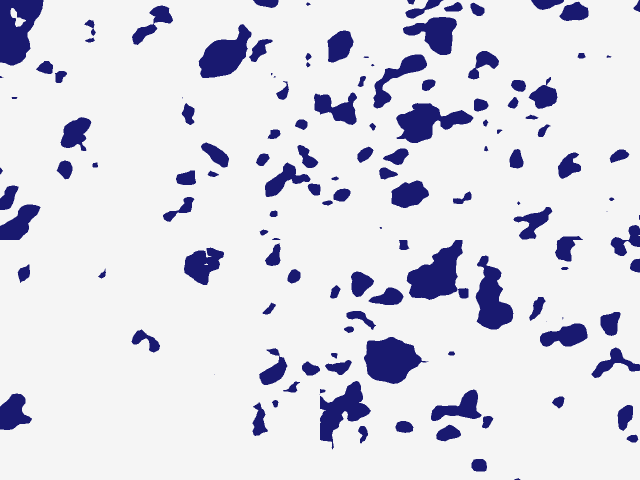
#> input picture 90 rotation/result with 90 rotation/10C3_2.png, 1280 x 960 px, given in place of 2C3_0_01.png, which was not available (shown at 1/2 size)
$ python show_pic.py
#> lines starting #> are read from the running program, lines starting #| are printed output that depends on the picture
### code/fcn/tools/read_image.py
import os
import numpy as np
import matplotlib.pyplot as plt

# [14 lines left out: function readImage, not called in this run]

def pixel_hist(image):
    '''
    绘制图像像素直方图
    image:(c,h,w)图像
    label:(h,w)
    '''
    if len(image.shape) > 2: # image (3 x 960 x 1280)
        fig, axs = plt.subplots(image.shape[2], 1)
        for i in range(image.shape[2]):
            num_dict = image[:, :,i].flatten()
            axs[i].hist(num_dict, bins='auto')
        plt.show()
    else:  # label (960 x 1280)
        fig, axs = plt.subplots()
        num_dict = image.flatten()
        axs.hist(num_dict, bins='auto')
        plt.show()


''' 验证程序 '''
# [18 lines that do not run on import are left out]

### code/fcn/tools/show_pic.py
'''
    用来显示图片和统计图像像素值分布
'''

import matplotlib.pyplot as plt
from tools.read_image import pixel_hist
import imageio

image = imageio.imread('/root/Dataset/train_val/train/masks/2C3_0_01.png')
#> image is the input picture: shape (960, 1280, 3); mean R, G, B 218.5, 218.5, 229


plt.imshow(image)
plt.show()
pixel_hist(image)
#> in pixel_hist, `plt.show()`:
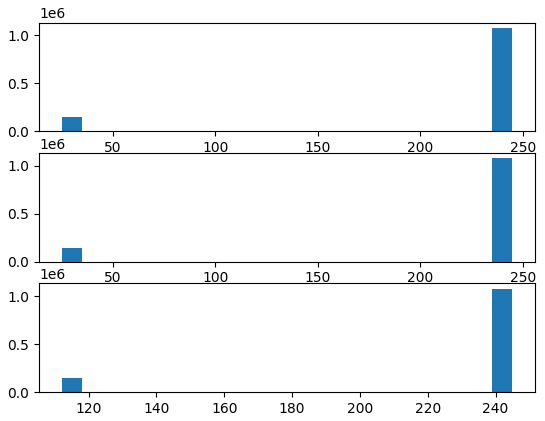
#> figure drawn by matplotlib, 3 panels; panel 1: tallest bar 1080594 high, from x = 235 to 245; panel 2: tallest bar 1080594 high, from x = 235 to 245; panel 3: tallest bar 1080594 high, from x = 239 to 245
# [5 lines of commented-out code are left out]

$ run again, on 90 rotation/result with 90 rotation/10C3_3.png
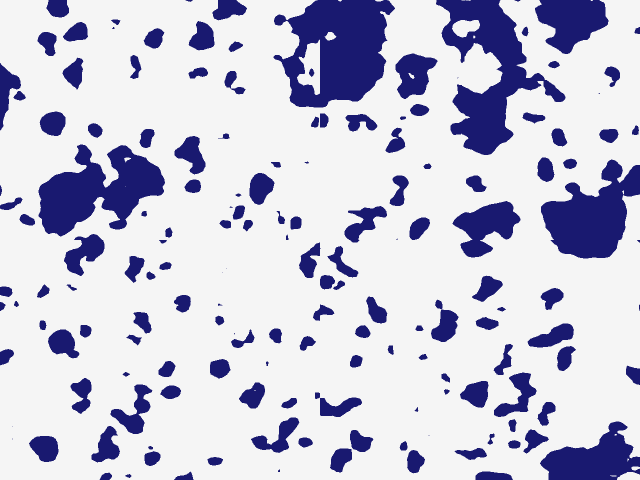
#> input picture 90 rotation/result with 90 rotation/10C3_3.png, 1280 x 960 px, given in place of 2C3_0_01.png, which was not available (shown at 1/2 size)
#> image is the input picture: shape (960, 1280, 3); mean R, G, B 198.1, 198.1, 216.6
#> in pixel_hist, `plt.show()`:
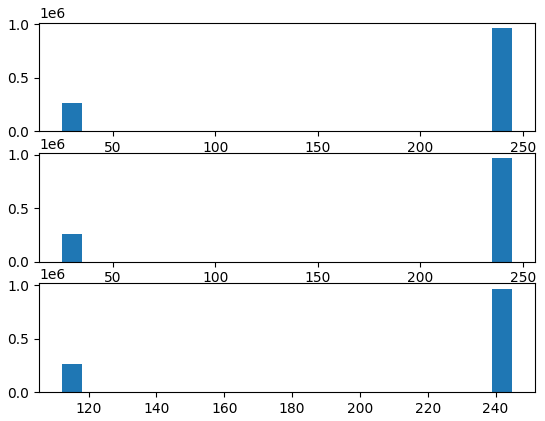
#> figure drawn by matplotlib, 3 panels; panel 1: tallest bar 966806 high, from x = 235 to 245; panel 2: tallest bar 966806 high, from x = 235 to 245; panel 3: tallest bar 966806 high, from x = 239 to 245

$ run again, on 90 rotation/result with 90 rotation/2C3_1.png
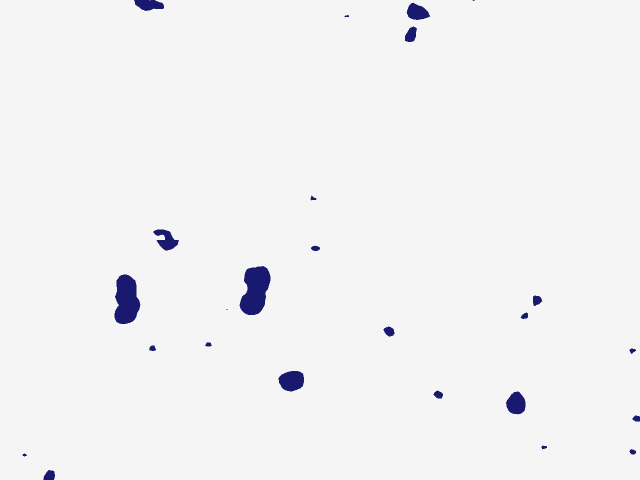
#> input picture 90 rotation/result with 90 rotation/2C3_1.png, 1280 x 960 px, given in place of 2C3_0_01.png, which was not available (shown at 1/2 size)
#> image is the input picture: shape (960, 1280, 3); mean R, G, B 242, 242, 243.2
#> in pixel_hist, `plt.show()`:
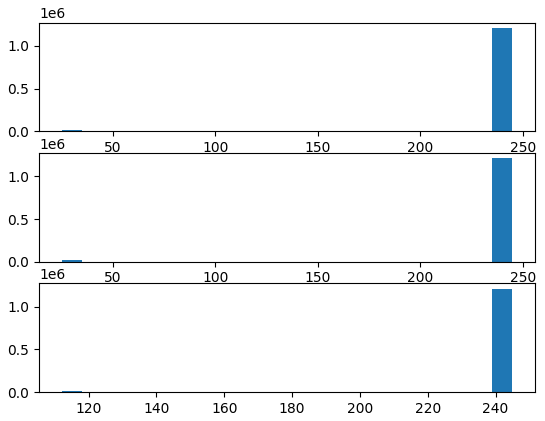
#> figure drawn by matplotlib, 3 panels; panel 1: tallest bar 1211809 high, from x = 235 to 245; panel 2: tallest bar 1211809 high, from x = 235 to 245; panel 3: tallest bar 1211809 high, from x = 239 to 245
